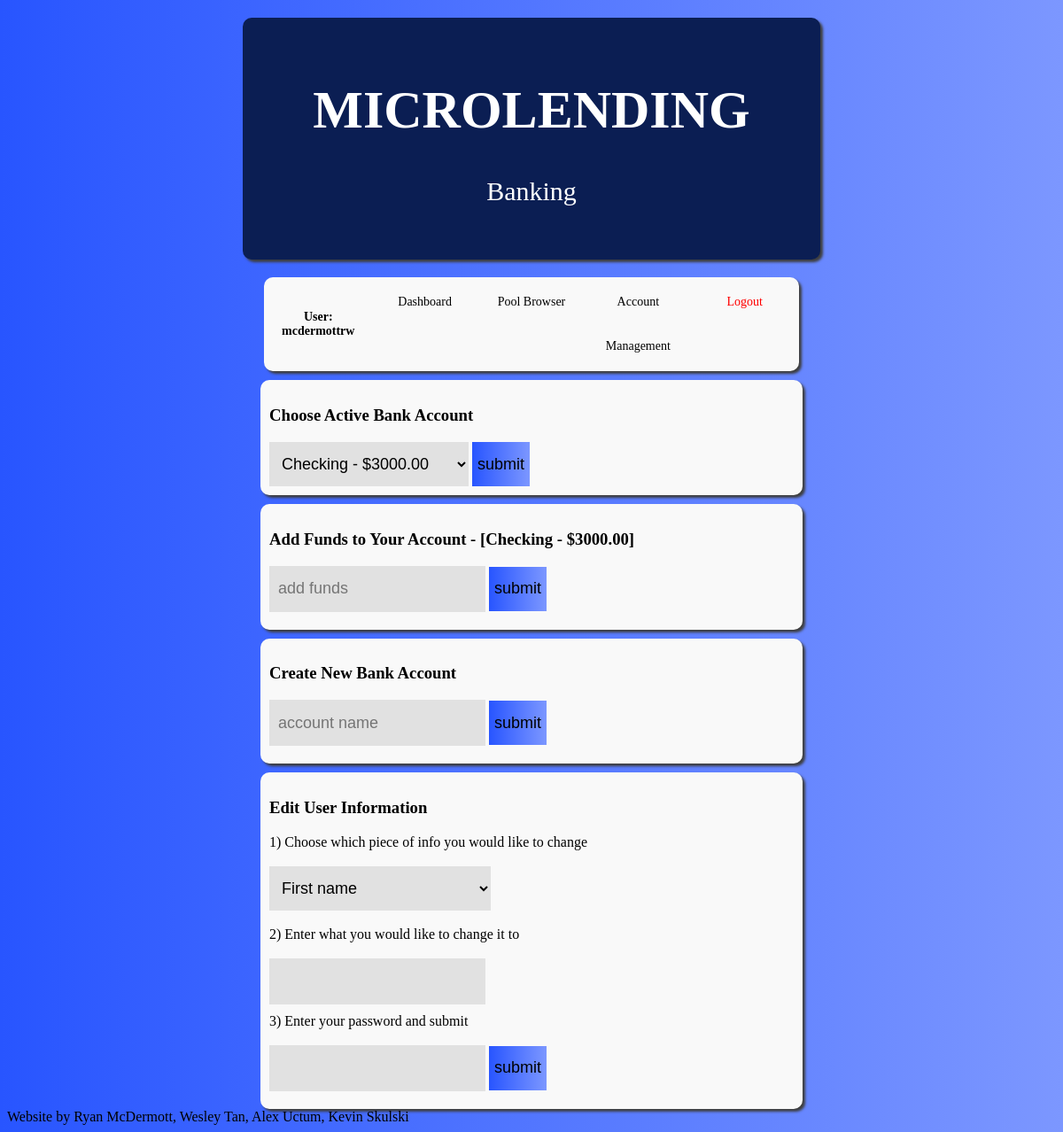
/accountManagement (signed in), run on an earlier commit of the app's database.
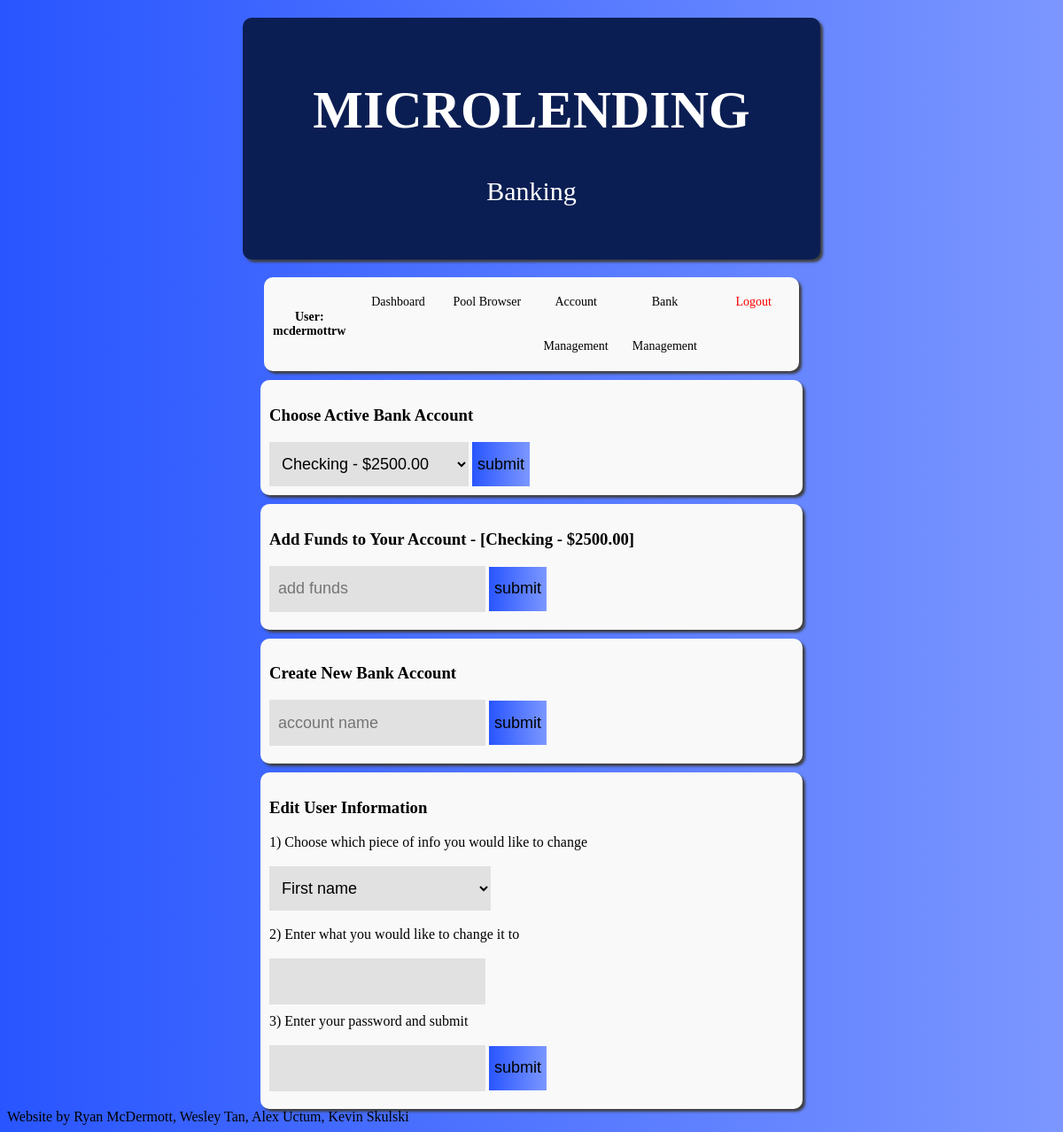
And on a later commit of the database.
### models.py (models this page shows, shortened)
class User(db.Model):
    __tablename__ = "user"
    id = db.Column(db.Integer, primary_key=True)  # SQLAlchemy requires primary keys
    firstname = db.Column(db.String(100))
    lastname = db.Column(db.String(100))
    username = db.Column(db.String(100), unique=True)  # Usernames must be unique
    password = db.Column(db.String(100))
    isBankManager = db.Column(db.Integer)
    bank_accounts = relationship("BankAccount")
    pool_contributions = relationship("PoolContribution")
    loans = relationship("Loan")
    loan_requests = relationship("LoanRequest")

class BankAccount(db.Model):
    __tablename__ = "bank_account"
    id = db.Column(db.Integer, primary_key=True)
    account_name = db.Column(db.String(100))
    micro_dollars = db.Column(db.Float)
    user_id = db.Column(db.Integer, db.ForeignKey("user.id"))  # Foreign key relates to a row in the user table

### routes.py (the view)
@main.route("/accountManagement", methods=["GET", "POST"])
@login_required
def accountManagement():
    user = User.query.filter_by(id=session["user_id"]).first()
    bankAccount = BankAccount.query.filter_by(id=session["active_bank_account_id"]).first()
    return render_template("accountManagement.html", user=user, bankAccount=bankAccount)

### routes.py (called while the page is built)
def login_required(f):
    @wraps(f)
    def wrap(*args, **kwargs):
        if "logged_in" in session:
            return f(*args, **kwargs)
        else:
            return redirect(url_for(".login"))
    return wrap

### templates/accountManagement.html (shortened to what this page needs)
<!DOCTYPE html>
<html lang="en">
<head>
    <link rel="stylesheet" href="{{ url_for('static', filename='styles/poolStyle.css') }}">
</head>
<body class="root">
    {% with user=user %}
        {% include 'header.html' %}
    {% endwith %}
    <div class="poolContainer">
        <h3>Choose Active Bank Account</h3>
        <form action="/switchBankAccounts" method="post">
            <select name="accountDropDown" class="categoryList">
                <option disabled selected value>{{ bankAccount.account_name }} - ${{ "%.2f" | format(bankAccount.micro_dollars) }}</option>
            </select>
            <button type="submit">submit</button>
        </form>
    </div>
    <div class="poolContainer">
        <h3>Add Funds to Your Account - [{{ bankAccount.account_name }} - ${{ "%.2f" | format(bankAccount.micro_dollars)}}]</h3>
        <form action="/addFundsToActiveBankAccount" method="post">
            <input class="poolTextbox" type="text" placeholder="add funds" name="add funds"/>
            <button type="submit">submit</button>
        </form>
    </div>
    <div class="poolContainer">
        <h3>Create New Bank Account</h3>
        <form action="/createNewBankAccount" method="post">
            <input class="poolTextbox" type="text" name="account name" placeholder="account name"/>
            <button type="submit">submit</button>
        </form>
    </div>
    <div class="poolContainer">
        <h3>Edit User Information</h3>
        <form action="/changeUserInformation" method="post">
            <span>1) Choose which piece of info you would like to change</span>
            <br><br>
            <select style="width:250px;" name="infoDropDown" class="categoryList">
                <option value="first name">First name</option>
            </select>
            <br><br>
            <span>2) Enter what you would like to change it to</span>
            <br><br>
            <input class="poolTextbox" type="text" name="newInformation"/>
            <br>
            <span>3) Enter your password and submit</span>
            <br><br>
            <input class="poolTextbox" type="password" name="password"/>
            <button type="submit">submit</button>
        </form>
    </div>
</body>
<footer style="position: relative; bottom: 0px;">Website by Ryan McDermott, Wesley Tan, Alex Uctum, Kevin Skulski</footer>
</html>

### templates/header.html (shortened to what this page needs)
<!DOCTYPE html>
<html lang="en">
<head>
    <link rel="stylesheet" href="{{ url_for('static', filename='styles/headerStyle.css') }}">
</head>
<div class="header">
    <h1>MICROLENDING</h1>
    <p>Banking</p>
</div>
<body class="root">
        <table>
            <th>User: {{user.username}}</th>
            <td><a href="{{ url_for('main.dashboard') }}">Dashboard</a></td>
            <td><a href="{{ url_for('main.poolBrowser') }}">Pool Browser</a></td>
            <td><a href="{{ url_for('main.accountManagement') }}">Account Management</a></td>
            {% if user.isBankManager %}
                <td><a href="{{ url_for('main.bankManagement') }}">Bank Management</a></td>
            {% endif %}
            <td><a href="{{ url_for('main.logout') }}" style="color: Red;">Logout</a></td>
        </table>
</body>
</html>

### static/styles/poolStyle.css (style rules this page uses)
.root { font-family: Verdana; background-image: linear-gradient(to right, #2855FF, #7C97FF); }
.categoryList { font-size: 18px; background-color: #E1E1E1; height: 50px; border: none; outline: none; padding-left: 10px; }
option { border: 1px solid gray; }
button { font-size: large; height: 50px; border: none; outline: none; background-image: linear-gradient(to right, #2855FF, #7C97FF); }
.poolContainer { width: 50%; background-color: #F9F9F9; margin: 10px auto auto auto; padding: 10px 10px 10px 10px; box-shadow: 3px 3px 3px #3E3E3E; border-radius: 10px; }
.poolTextbox { outline: none; height: 50px; background-color: #E1E1E1; border: none; margin-bottom: 10px; padding-left: 10px; font-size: 18px; }
form { display: inline-block; }

### static/styles/headerStyle.css (style rules this page uses)
div { width: 50%; background-color: #F9F9F9; margin: 20px auto auto auto; padding: 10px 10px 10px 10px; box-shadow: 3px 3px 3px #3E3E3E; border-radius: 10px; }
.header { padding: 30px; text-align: center; background: #0b1e53; color: rgb(255, 255, 255); font-size: 30px; }
a { line-height: 50px; font-size: 14px; text-decoration: none; color: black; display: block; height: 100%; }
table { font-size: 14px; background-color: #F9F9F9; border-radius: 10px; box-shadow: 3px 3px 3px #3E3E3E; margin: 20px auto auto auto; table-layout: fixed; width: 51%; }
td { color: black; border-radius: 10px; text-align: center; height: 50px; }
.categoryList { font-size: 18px; background-color: #E1E1E1; height: 50px; border: none; outline: none; padding-left: 10px; }
button { font-size: large; height: 50px; border: none; outline: none; background-image: linear-gradient(to right, #2855FF, #7C97FF); }

What changed in the data, as far as the page shows it:
changed User "mcdermottrw": isBankManager 0 → 1 (drawn)
changed BankAccount "Checking": accountDropDown "Checking - $3000.00" → "Checking - $2500.00"; micro_dollars "3000.00" → "2500.00"
Also different on the page:
text now shown: "Bank Management"
